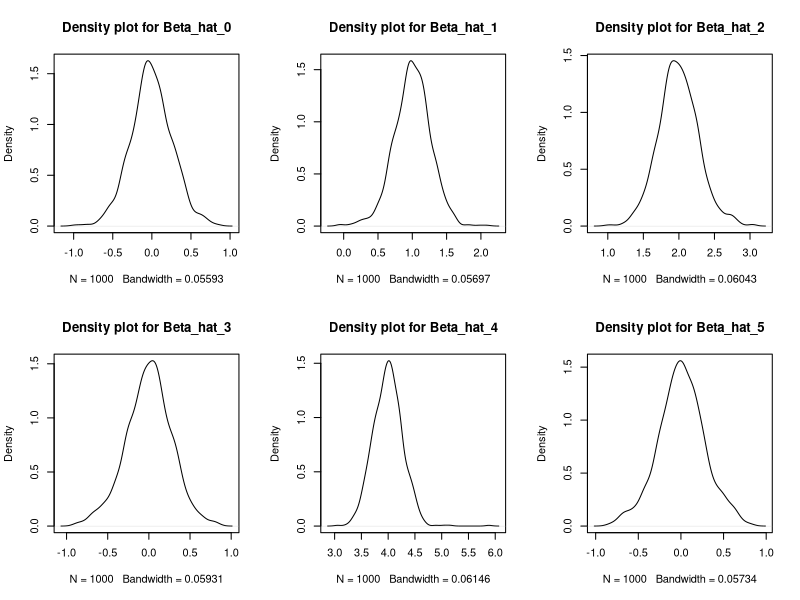

Source code (R): (Note: this script raises an error after producing the figure.)
## Problem Set 3

## Sampling distributions and p-values

## 1. Making a array with dim=c(20,5,1000) of random data.
set.seed(2005)
data <- array(rnorm(100000,0,1), dim=c(20,5,1000))

## 2. Making a function to create Y values.
calcul.y <- function(x){
  Beta <- matrix(c(1,2,0,4,0), ncol=1)
  apply(x,3, function(x) x %*% Beta+rnorm(nrow(x)))
}
Y <- calcul.y(data)

## 3. Running 1,000 regressions
beta.hat <- lapply(1:1000, function(i){ 
                      summary(lm(Y[,i]~data[,1,i]+data[,2,i]+data[,3,i]
                      +data[,4,i]+data[,5,i]))$coefficient[,1]
                      }
                  )
beta.hat <- unlist(beta.hat)
# Since each list in beta.hat has 6 coefficients, we need to make a 6 by 1000 matrix.
# After doing so, we can obtain a 1000 by 6 matrix by transposing. 
beta.hat <- t(array(beta.hat, dim=c(6,1000)))

## 4. Creating a density plot for each of the 6 coefficients
# setting to creat plots in a 2 by 3 matrix
par(mfrow=c(2,3))
colnames(beta.hat) <- paste("Beta_hat_",c(0:5),sep="")
lapply(colnames(beta.hat),function(x) {
          plot(density(beta.hat[,x]),main=paste("Density plot for",x),type="l")
          }
      )
# Each distribution represents the distribution of estimated coefficients 
# from 1000 samples for 5 covariates and the intercept. As the central limit 
# theorem implies, each distrinbution for 5 covariates approximates the normal 
# distribution whose mean is given by the vector Beta. 

## 5. Collecting t-statistics for 1000 regressinos for all six coefficients. 
# Making a 1000 by 6 t-statistics matrix. This process is the same as in 1,2,3 above.
set.seed(2005)
data <- array(rnorm(100000,0,1), dim=c(20,5,1000))

calcul.y <- function(x){
  Beta <- matrix(c(1,2,0,4,0), ncol=1)
  apply(x,3, function(x) x %*% Beta+rnorm(nrow(x)))
}
Y <- calcul.y(data)

t.beta.hat <- lapply(1:1000, function(i) {
                        summary(lm(Y[,i]~data[,1,i]+data[,2,i]+data[,3,i]
                        +data[,4,i]+data[,5,i]))$coefficient[,3]
                        }
                    )
t.beta.hat <- unlist(t.beta.hat)
t.beta.hat <- t(array(t.beta.hat, dim=c(6,1000)))

## 6. Clculating how many t-statistics are statistically "significant" (p<=0.5)
critical.t <- abs(qt(0.975,14))
signi <- apply(t.beta.hat, 2, function(x) sum(abs(x)>=critical.t))
names(signi) <- paste("Beta_hat_",c(0:5),sep="")
signi

# We have 5 covariates. So the degree of freedom is 14. 

# When we say a t-statistics is Statistically "significant" at p<=0.05, it means 
# that the t-statistics lies either less or equal to 0.025 quantile or greater or
# equal to 0.0975 qunatile in a cumulative t-distribution.

# Using qt() function, we can obtain the value of a t-distributed random variable 
# whose quantile is 0.975 in a cumulative t-distribution with the degree of 
# freedom of 14. Because of symmetry of t-distribution, if we change the sign
# of the value, the outcome is exactly the value of a t-distributed random variable
# whose quantile is 0.025 in a cumulative t-distribution with the degree of freedom 
# 14. So we know that the absolute values of the two values are exactly same. 

# So, we can say that the absolute value of statistically "significant" t-statistics 
# are greater or equal to the absolute value of qt(0.975,14).  

# In consequence, we know how many t-statistics are statistically "significant"
# (p <= 0.05) for each variables
# beta_hat_0: 46    beta_hat_1: 907    beta_hat_2: 1000
# beta_hat_3: 48    beta_hat_4: 1000   beta_hat_5: 47

## 7. Re-runing that code in parallel, and estimaing how much time is saved. 

system.time(signif.t <- apply(t(array(unlist(lapply(1:1000, function(i) {
  (summary(lm(Y[,i]~data[,1,i]+data[,2,i]+data[,3,i]
              +data[,4,i]+data[,5,i]))$coefficient[,4]<=0.05)}
)), dim=c(6,1000))), 2, sum))
            

registerDoMC(cores=8)
system.time(signif.t <- apply(t(array(unlist(lapply(1:1000, function(i) {
  (summary(lm(Y[,i]~data[,1,i]+data[,2,i]+data[,3,i]
              +data[,4,i]+data[,5,i]))$coefficient[,4]<=0.05)}
)), dim=c(6,1000))), 2, sum))
